Frame 1 (no input): blank canvas, image omitted
Frame 60 (no input): blank canvas, image omitted
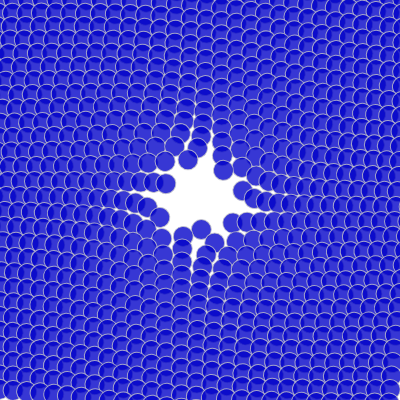
Frame 120 (the mouse pressed at the canvas centre since frame 60)

The p5.js sketch whose frames 1 and 60 were blank and that drew this single picture after the mouse press (run headless with seeded random() and noise() and a simulated clock; from frame 60 on, the mouse is pressed at the canvas centre):

// p5.js sketch
// ── sketch.js
var myArrow = [];

function setup() {
createCanvas(400, 400);

var numberOfArrow = 30;
for (var y = 0; y < numberOfArrow; y++){
  var gap = height / numberOfArrow;
  var newYPos = gap / 10 + y * gap;

  for (var x = 0; x < numberOfArrow; x++){
    var xGap = width / numberOfArrow;
    var newXPos = xGap / 10 + x * xGap;
    var newI = y * numberOfArrow + x;
    myArrow[newI] = new Arrow(newXPos, newYPos, gap*0.5, 1);
    }
  }
}

function draw() {
  background(255);
  fill(0, 0, mouseX, mouseX);
  stroke(mouseX, mouseX, mouseX, mouseX);
  for (var i = 0; i< myArrow.length; i++){
    myArrow[i].draw();
    }
}

// ── arrow.js
function Arrow(arrowx , arrowy, size){
  this.x = arrowx;
  this.y = arrowy;
  this.size = size;

  this.draw = function(){
    push();
    translate(this.x, this.y);
    var angle = this.getAngle(this.x, this.y, mouseX, mouseY);
    rotate(angle);
    var size = this.size;
    // strokeWeight(sWeight);
    ellipse(20 ,20, 20);
    pop();
  };

  this.getAngle = function(x1, y1, x2, y2) {
    var diffX = x1 - x2;
    var diffY = y1 - y2;
    var angle =  Math.atan2(diffY, diffX);
    return angle;
  }

}
